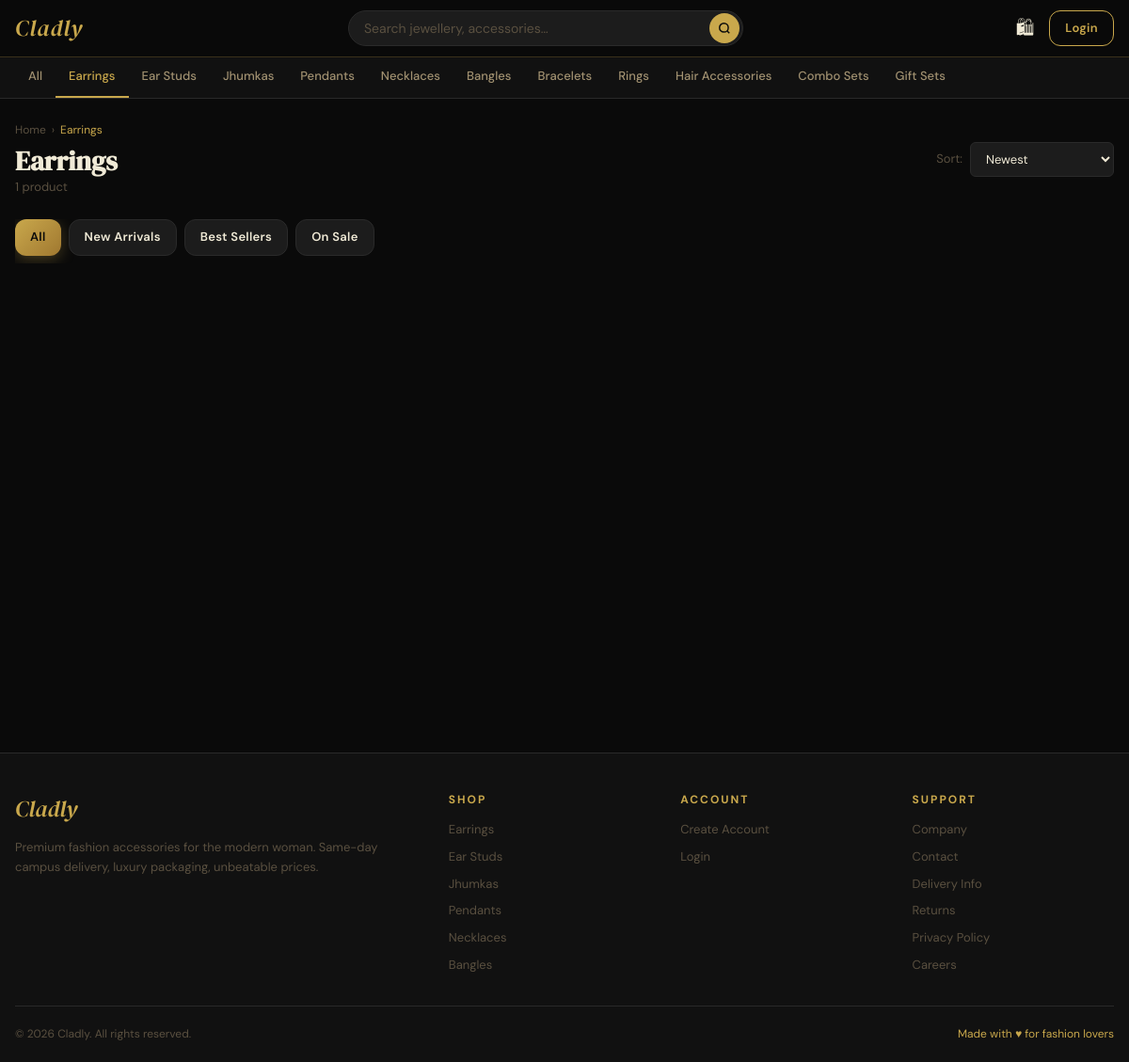
Page /category/earrings/ on the earlier database version.
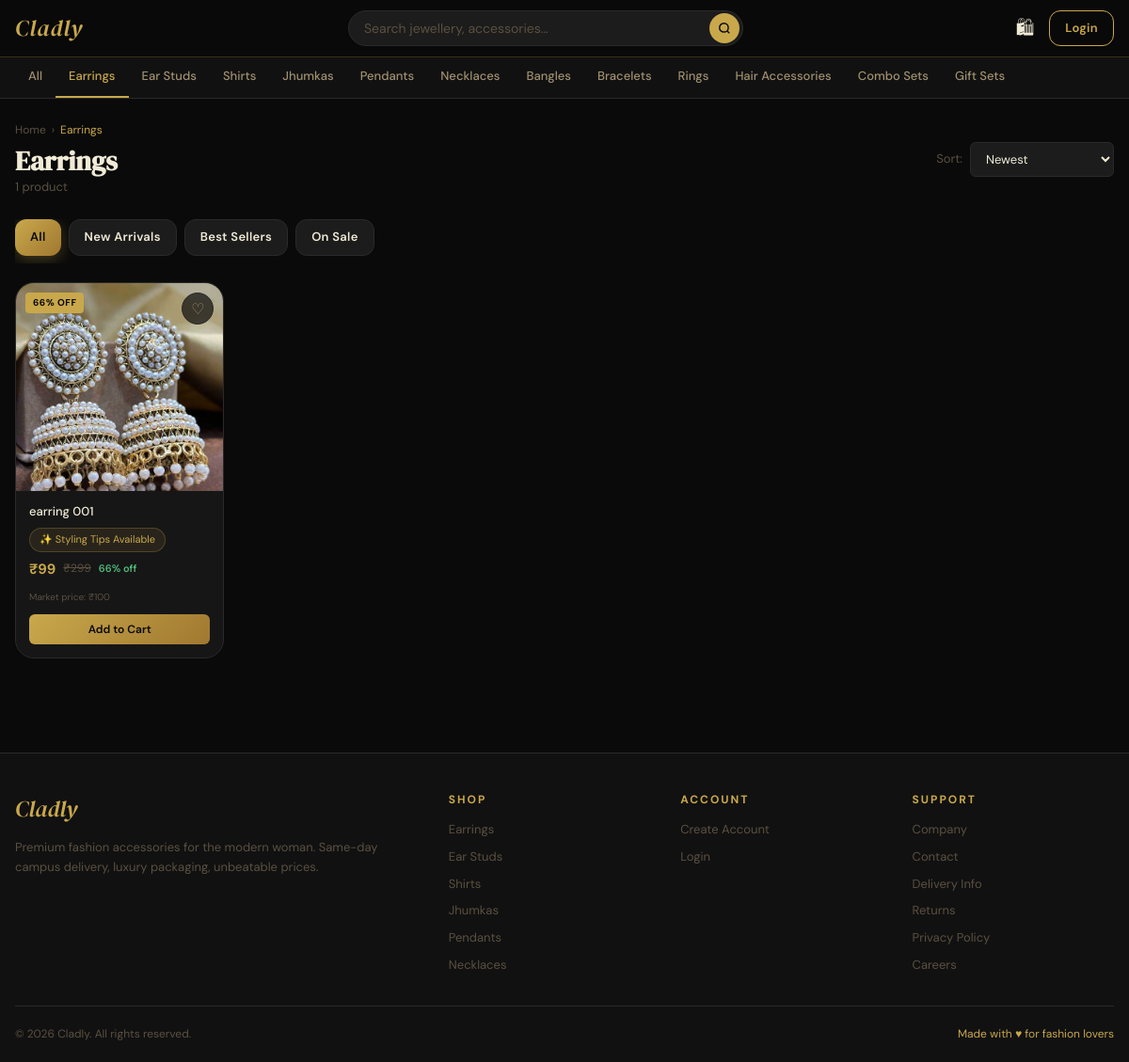
Same page on the later database version.
### store/models.py (models this page shows, shortened)
class Category(models.Model):
    GENDER_CHOICES = [
        ('all', 'All'),
        ('girls', 'Girls'),
        ('boys', 'Boys'),
    ]
    name = models.CharField(max_length=100)
    slug = models.SlugField(unique=True)
    image = models.ImageField(upload_to='categories/', null=True, blank=True)
    description = models.TextField(blank=True)
    is_active = models.BooleanField(default=True)
    gender = models.CharField(max_length=10, choices=[('all','All'),('girls','Girls'),('boys','Boys')], default='girls')
    order = models.IntegerField(default=0)
    created_at = models.DateTimeField(auto_now_add=True)
    class Meta:
        verbose_name_plural = 'Categories'
        ordering = ['order', 'name']

class Product(models.Model):
    STOCK_STATUS = [
        ('in_stock', 'In Stock'),
        ('low_stock', 'Low Stock'),
        ('out_of_stock', 'Out of Stock'),
    ]
    name = models.CharField(max_length=200)
    slug = models.SlugField(unique=True)
    category = models.ForeignKey(Category, on_delete=models.SET_NULL, null=True, related_name='products')
    description = models.TextField()
    material = models.CharField(max_length=200, blank=True)
    color = models.CharField(max_length=100, blank=True)
    original_price = models.DecimalField(max_digits=10, decimal_places=2)
    selling_price = models.DecimalField(max_digits=10, decimal_places=2)
    local_market_price = models.DecimalField(max_digits=10, decimal_places=2, null=True, blank=True, help_text='local market Price')
    styling_tips = models.TextField(blank=True, null=True, help_text='Styling tips shown to customers on product page')
    stock_quantity = models.IntegerField(default=0)
    stock_status = models.CharField(max_length=20, choices=STOCK_STATUS, default='in_stock')
    is_active = models.BooleanField(default=True)
    is_new_arrival = models.BooleanField(default=False)
    is_best_seller = models.BooleanField(default=False)
    is_featured = models.BooleanField(default=False)
    delivery_days = models.IntegerField(default=1, help_text='Estimated delivery in days')
    tags = models.CharField(max_length=500, blank=True, help_text='Comma-separated tags')
    created_at = models.DateTimeField(auto_now_add=True)
    updated_at = models.DateTimeField(auto_now=True)
    class Meta:
        ordering = ['-created_at']
    def discount_percent(self):
        if self.original_price > self.selling_price:
            return int(((self.original_price - self.selling_price) / self.original_price) * 100)
        return 0
    def primary_image(self):
        img = self.images.filter(is_primary=True).first()
        if not img:
            img = self.images.first()
        return img

class ProductImage(models.Model):
    product = models.ForeignKey(Product, on_delete=models.CASCADE, related_name='images')
    image = models.ImageField(upload_to='products/')
    alt_text = models.CharField(max_length=200, blank=True)
    is_primary = models.BooleanField(default=False)
    order = models.IntegerField(default=0)
    class Meta:
        ordering = ['order', 'id']

### store/views.py (the view)
# urls.py: path('category/<slug:slug>/', views.category_products, name='category_products'),
def category_products(request, slug):
    category = get_object_or_404(Category, slug=slug, is_active=True)
    products = Product.objects.filter(category=category, is_active=True).prefetch_related('images')
    return _apply_product_filters(request, products, 'store/products/category.html', {'current_category': category})

### store/context_processors.py (called while the page is built)
def cart_wishlist_count(request):
    cart_count = 0
    wishlist_count = 0
    notif_count = 0
    if request.user.is_authenticated:
        cart_count = Cart.objects.filter(user=request.user).count()
        wishlist_count = Wishlist.objects.filter(user=request.user).count()
        notif_count = Notification.objects.filter(user=request.user, is_read=False).count()
    else:
        session_key = request.session.session_key
        if session_key:
            cart_count = Cart.objects.filter(session_key=session_key).count()
    return {
        'cart_count': cart_count,
        'wishlist_count': wishlist_count,
        'notif_count': notif_count,
    }

def categories_list(request):
    categories = Category.objects.filter(is_active=True).order_by('order', 'name')
    return {'nav_categories': categories}

### store/templates/store/products/category.html (shortened to what this page needs)
{% extends 'base.html' %}
{% load static %}
{% block content %}
<div class="container" style="padding-top:24px;padding-bottom:40px;">
  <div style="display:flex;align-items:center;justify-content:space-between;margin-bottom:24px;flex-wrap:wrap;gap:12px;">
    <div>
      <nav style="font-size:12px;color:var(--text-muted);margin-bottom:6px;display:flex;gap:6px;">
        <a href="{% url 'home' %}" style="color:var(--text-muted);">Home</a>
        <span>›</span>
        <span style="color:var(--gold);">{{ current_category.name }}</span>
      </nav>
      <h1 style="font-family:var(--font-display);font-size:1.8rem;">{{ current_category.name }}</h1>
      <p style="color:var(--text-muted);font-size:13px;">{{ products.paginator.count }} product{{ products.paginator.count|pluralize }}</p>
    </div>
    <form method="get" style="display:flex;align-items:center;gap:8px;">
      <label style="font-size:13px;color:var(--text-muted);">Sort:</label>
      <select name="sort" class="form-control" style="width:auto;padding:8px 12px;font-size:13px;" onchange="this.form.submit()">
        <option value="" {% if not current_sort %}selected{% endif %}>Newest</option>
      </select>
    </form>
  </div>
  <div style="display:flex;gap:8px;overflow-x:auto;padding-bottom:8px;margin-bottom:20px;scrollbar-width:none;">
    <a href="?" class="btn btn-sm {% if not request.GET.new_arrivals and not request.GET.best_sellers and not request.GET.on_sale %}btn-gold{% else %}btn-dark{% endif %}">All</a>
    <a href="?new_arrivals=1" class="btn btn-sm {% if request.GET.new_arrivals %}btn-gold{% else %}btn-dark{% endif %}">New Arrivals</a>
    <a href="?best_sellers=1" class="btn btn-sm {% if request.GET.best_sellers %}btn-gold{% else %}btn-dark{% endif %}">Best Sellers</a>
    <a href="?on_sale=1" class="btn btn-sm {% if request.GET.on_sale %}btn-gold{% else %}btn-dark{% endif %}">On Sale</a>
  </div>
  {% if products %}
    <div class="products-grid">
      {% for product in products %}
        {% include 'store/includes/product_card.html' %}
      {% endfor %}
    </div>
  {% endif %}
</div>
{% endblock %}

### templates/base.html (shortened to what this page needs)
{% load static %}
<!DOCTYPE html>
<html lang="en">
<head>
  <link rel="stylesheet" href="{% static 'store/css/main.css' %}">
</head>
<body class="page-body">
<nav class="navbar">
  <div class="navbar-inner">
    <a href="{% url 'home' %}" class="nav-logo">Cladly</a>
    <div class="nav-search">
      <form action="{% url 'search' %}" method="get">
        <input type="text" id="search-input" name="q" placeholder="Search jewellery, accessories…"
               value="{{ request.GET.q }}" autocomplete="off">
        <button type="submit" class="nav-search-btn">
          <svg width="14" height="14" viewBox="0 0 24 24" fill="none" stroke="currentColor" stroke-width="2.5">
            <circle cx="11" cy="11" r="8"/><line x1="21" y1="21" x2="16.65" y2="16.65"/>
          </svg>
        </button>
      </form>
    </div>
    <div class="nav-actions">
      <a href="{% url 'cart' %}" class="nav-icon-btn" title="Cart">
        🛍
      </a>
      {% if user.is_authenticated %}
        <a href="{% url 'profile' %}" class="nav-icon-btn" title="Profile">
          {% if user.profile_image %}
            <img src="{{ user.profile_image.url }}" style="width:28px;height:28px;border-radius:50%;object-fit:cover;border:1.5px solid var(--gold);">
          {% else %}
            <span style="width:28px;height:28px;background:var(--gold);border-radius:50%;display:flex;align-items:center;justify-content:center;color:var(--black);font-weight:700;font-size:12px;">{{ user.full_name|first|upper }}</span>
          {% endif %}
        </a>
        {% if user.is_staff %}
          <a href="{% url 'admin_dashboard' %}" class="nav-icon-btn" title="Admin" style="font-size:14px;color:var(--gold);">⚙</a>
        {% endif %}
      {% else %}
        <a href="{% url 'login' %}" class="btn btn-outline btn-sm" style="margin-left:4px;">Login</a>
      {% endif %}
    </div>
  </div>
</nav>
<div class="category-nav">
  <div class="category-nav-inner">
    <a href="{% url 'product_list' %}" class="cat-nav-item {% if request.resolver_match.url_name == 'product_list' %}active{% endif %}">All</a>
    {% for cat in nav_categories %}
      <a href="{% url 'category_products' cat.slug %}"
         class="cat-nav-item {% if request.resolver_match.kwargs.slug == cat.slug %}active{% endif %}">
        {{ cat.name }}
      </a>
    {% endfor %}
  </div>
</div>
<main>
  {% block content %}{% endblock %}
</main>
<footer class="footer">
  <div class="footer-grid">
    <div class="footer-brand">
      <a href="{% url 'home' %}" class="footer-logo">Cladly</a>
      <p class="footer-tagline">Premium fashion accessories for the modern woman. Same-day campus delivery, luxury packaging, unbeatable prices.</p>
    </div>
    <div>
      <div class="footer-heading">Shop</div>
      <div class="footer-links">
        {% for cat in nav_categories|slice:":6" %}
          <a href="{% url 'category_products' cat.slug %}">{{ cat.name }}</a>
        {% endfor %}
      </div>
    </div>
    <div>
      <div class="footer-heading">Account</div>
      <div class="footer-links">
        {% if user.is_authenticated %}
          <a href="{% url 'profile' %}">My Profile</a>
          <a href="{% url 'my_orders' %}">My Orders</a>
          <a href="{% url 'wishlist' %}">Wishlist</a>
          <a href="{% url 'address_list' %}">Addresses</a>
          <a href="{% url 'logout' %}">Logout</a>
        {% else %}
          <a href="{% url 'register' %}">Create Account</a>
          <a href="{% url 'login' %}">Login</a>
        {% endif %}
      </div>
    </div>
    <div>
      <div class="footer-heading">Support</div>
      <div class="footer-links">
        <a href="#">Company</a>
        <a href="#">Contact</a>
        <a href="#">Delivery Info</a>
        <a href="#">Returns</a>
        <a href="#">Privacy Policy</a>
        <a href="#">Careers</a>
      </div>
    </div>
  </div>
  <div class="footer-bottom">
    <span>© 2026 Cladly. All rights reserved.</span>
    <span style="color:var(--gold)">Made with ♥ for fashion lovers</span>
  </div>
</footer>
</body>
</html>

### store/templates/store/includes/product_card.html (shortened to what this page needs)
{% load static %}
{% with img=product.primary_image %}
<div class="product-card">
  <div class="product-image-wrap">
    <a href="{% url 'product_detail' product.slug %}">
      {% if img and img.image %}
        <img src="{{ img.image.url }}" alt="{{ product.name }}" loading="lazy">
      {% else %}
        <div style="width:100%;height:100%;display:flex;align-items:center;justify-content:center;color:var(--text-muted);font-size:2rem;">✦</div>
      {% endif %}
    </a>
    {% if product.discount_percent > 0 %}
      <span class="product-badge">{{ product.discount_percent }}% OFF</span>
    {% elif product.is_new_arrival %}
      <span class="product-badge new">NEW</span>
    {% elif product.is_best_seller %}
      <span class="product-badge hot">HOT</span>
    {% endif %}
    <button class="product-wishlist-btn {% if product.id in wishlist_ids %}active{% endif %}"
            data-wishlist="{{ product.id }}"
            data-guest="{% if not request.user.is_authenticated %}true{% else %}false{% endif %}"
            aria-label="{% if product.id in wishlist_ids %}Remove from wishlist{% else %}Add to wishlist{% endif %}">
      {% if product.id in wishlist_ids %}♥{% else %}♡{% endif %}
    </button>
  </div>
  <div class="product-info">
    <a href="{% url 'product_detail' product.slug %}">
      <div class="product-name">{{ product.name }}</div>
     {% if product.styling_tips %}
      <div style="display:inline-flex;align-items:center;gap:4px;background:rgba(201,168,76,0.1);border:1px solid var(--border-gold);border-radius:20px;padding:3px 10px;font-size:11px;color:var(--gold);margin-bottom:6px;">
         ✨ Styling Tips Available
      </div>
     {% endif %}
    </a>
    <div class="product-pricing">
      <span class="price-current">₹{{ product.selling_price|floatformat:0 }}</span>
      {% if product.discount_percent > 0 %}
        <span class="price-original">₹{{ product.original_price|floatformat:0 }}</span>
        <span class="price-discount">{{ product.discount_percent }}% off</span>
      {% endif %}
      {% if product.local_market_price %}
         <span style="font-size:10px;color:var(--text-muted);display:block;margin-top:2px;">
           Market price: ₹{{ product.local_market_price|floatformat:0 }}
         </span>
      {% endif %}
    </div>
    <div class="product-actions">
      {% if product.stock_status == 'out_of_stock' %}
        <button class="btn-add-cart" disabled style="opacity:0.5;cursor:not-allowed;">Out of Stock</button>
      {% else %}
        <button class="btn-add-cart"
                data-add-cart="{{ product.id }}"
                data-qty="1">
          Add to Cart
        </button>
      {% endif %}
    </div>
  </div>
</div>
{% endwith %}

Differences in the rows shown:
no longer on one of the page's lists (row unchanged): Category: name "Bangles"
added Category: name "Shirts"
now on this page (row edited): Product: primary_image.image (picture), discount_percent "66", name "earring 001", shows "✨ Styling Tips Available", selling_price "99", original_price "299", local_market_price "100"
